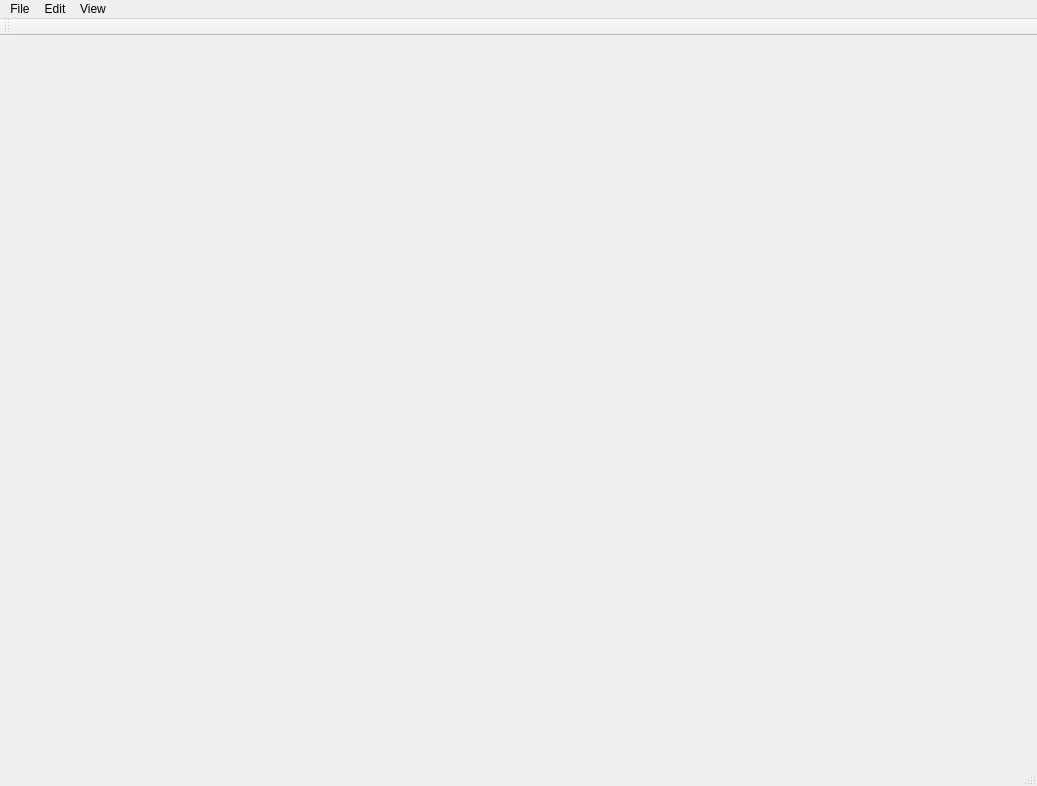
<?xml version="1.0" encoding="UTF-8"?>
<ui version="4.0">
 <class>PathologyWorkstation</class>
 <widget class="QMainWindow" name="PathologyWorkstation">
  <property name="geometry">
   <rect>
    <x>0</x>
    <y>0</y>
    <width>1037</width>
    <height>786</height>
   </rect>
  </property>
  <property name="sizePolicy">
   <sizepolicy hsizetype="Expanding" vsizetype="Expanding">
    <horstretch>0</horstretch>
    <verstretch>0</verstretch>
   </sizepolicy>
  </property>
  <property name="windowTitle">
   <string>PathologyWorkstation</string>
  </property>
  <widget class="QWidget" name="centralWidget">
   <property name="sizePolicy">
    <sizepolicy hsizetype="Expanding" vsizetype="Expanding">
     <horstretch>0</horstretch>
     <verstretch>0</verstretch>
    </sizepolicy>
   </property>
   <property name="locale">
    <locale language="English" country="UnitedStates"/>
   </property>
   <layout class="QHBoxLayout" name="horizontalLayout_2">
    <item>
     <widget class="PathologyViewer" name="pathologyView" native="true"/>
    </item>
   </layout>
  </widget>
  <widget class="QMenuBar" name="menuBar">
   <property name="geometry">
    <rect>
     <x>0</x>
     <y>0</y>
     <width>1037</width>
     <height>26</height>
    </rect>
   </property>
   <widget class="QMenu" name="menuFile">
    <property name="title">
     <string>File</string>
    </property>
    <addaction name="actionOpen"/>
    <addaction name="actionClose"/>
   </widget>
   <widget class="QMenu" name="menuEdit">
    <property name="title">
     <string>Edit</string>
    </property>
    <addaction name="actionCreateAnnotationType"/>
    <addaction name="actionCreateAnnotationClass"/>
   </widget>
   <widget class="QMenu" name="menuView">
    <property name="title">
     <string>View</string>
    </property>
   </widget>
   <addaction name="menuFile"/>
   <addaction name="menuEdit"/>
   <addaction name="menuView"/>
  </widget>
  <widget class="QToolBar" name="mainToolBar">
   <attribute name="toolBarArea">
    <enum>TopToolBarArea</enum>
   </attribute>
   <attribute name="toolBarBreak">
    <bool>false</bool>
   </attribute>
  </widget>
  <widget class="QStatusBar" name="statusBar"/>
  <action name="actionOpen">
   <property name="text">
    <string>Open</string>
   </property>
   <property name="shortcut">
    <string>Ctrl+O</string>
   </property>
  </action>
  <action name="actionClose">
   <property name="text">
    <string>Close</string>
   </property>
   <property name="shortcut">
    <string>Ctrl+C</string>
   </property>
  </action>
  <action name="actionCreateAnnotationType">
   <property name="text">
    <string>Create annotation type</string>
   </property>
  </action>
  <action name="actionCreateAnnotationClass">
   <property name="text">
    <string>Create annotation class</string>
   </property>
  </action>
 </widget>
 <layoutdefault spacing="6" margin="11"/>
 <customwidgets>
  <customwidget>
   <class>PathologyViewer</class>
   <extends>QWidget</extends>
   <header>pathologyviewer.h</header>
  </customwidget>
 </customwidgets>
 <resources/>
 <connections/>
</ui>
